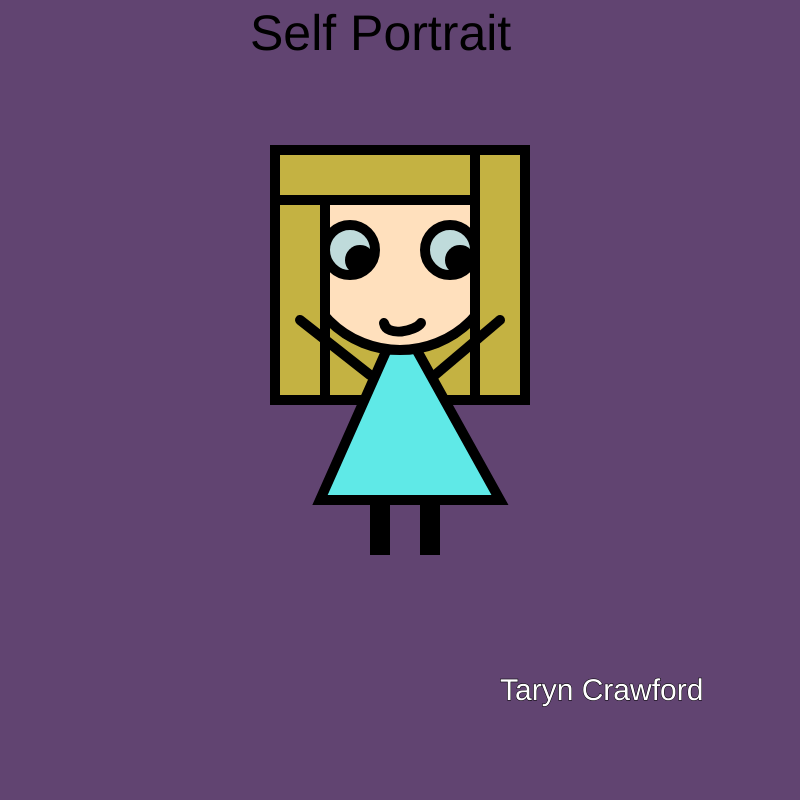
Frame 1 (no input)
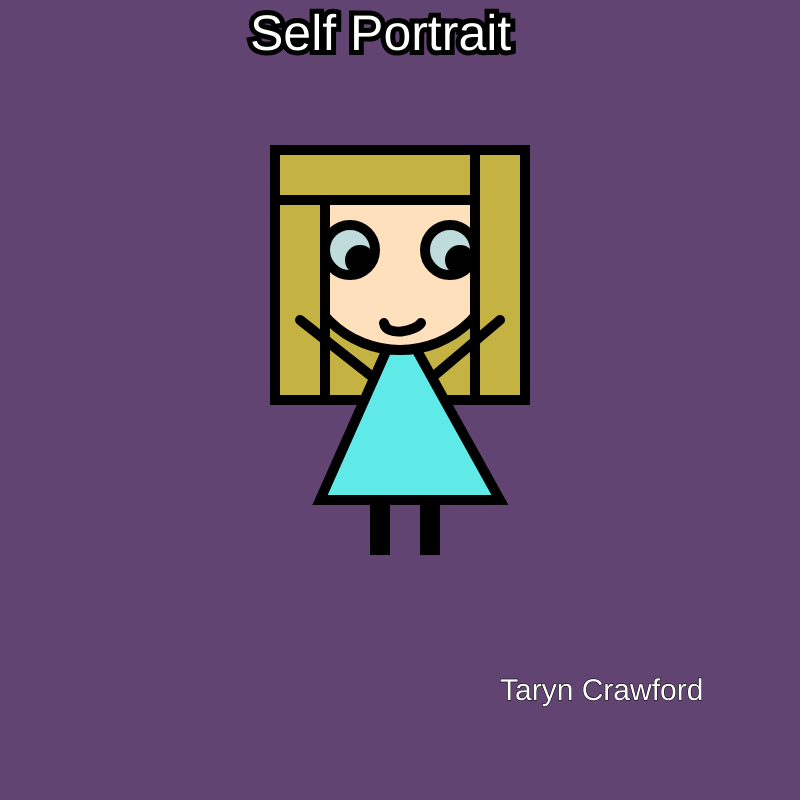
Frame 60 (no input)
Frame 120 (the mouse pressed at the canvas centre since frame 60): identical to frame 60, image omitted

The p5.js sketch that drew these frames (run headless with seeded random() and noise() and a simulated clock; from frame 60 on, the mouse is pressed at the canvas centre):

// p5.js sketch
// ── sketch.js
function setup()
{
    createCanvas(800, 800);
}

function draw()
{
    // general line thinkness
    strokeWeight(10);

    // title
    background(97,68,113);
    textSize(50)
    text("Self Portrait", 250,50);

    //hair back
    fill(196, 178, 66);
    rect(275,150,200,250);

    // dress
    fill(95,233,231);
    triangle(320,500,400,320,500,500)

    // head
    fill(255, 224, 189);
    circle(400,250,200);

    // hair
    fill(196, 178, 66);
    rect(475,150,50,250);
    fill(196, 178, 66);
    rect(275,150,50,250);
    fill(196, 178, 66);
    rect(275,150,200,50);

    // arms
    line(370,375,300,320);
    line(435,375,500,320);

    // iris
    fill(191,219,219);
    circle(350,250,50)
    circle(450,250,50)

    // mouth
    noFill();
    stroke(0);
    curve(405, 236, 384, 323, 421, 323, 415, 275);

    // legs
    rect(375,500,10,50);
    rect(425,500,10,50);

    // pupil
    strokeWeight(30);
    fill(0);
    point(360,260);
    point(460,260);

    textSize(30);
    strokeWeight(1)
    fill(255)
    text("Taryn Crawford",500,700 );


}
